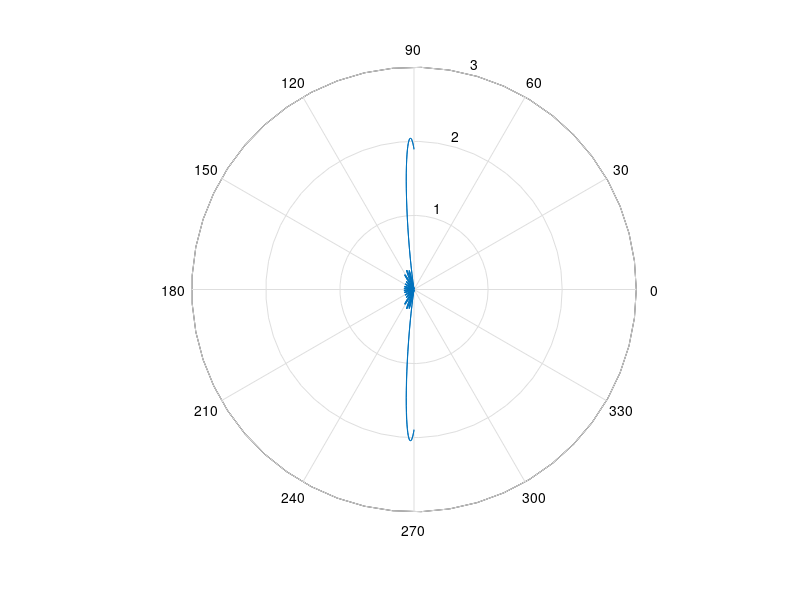
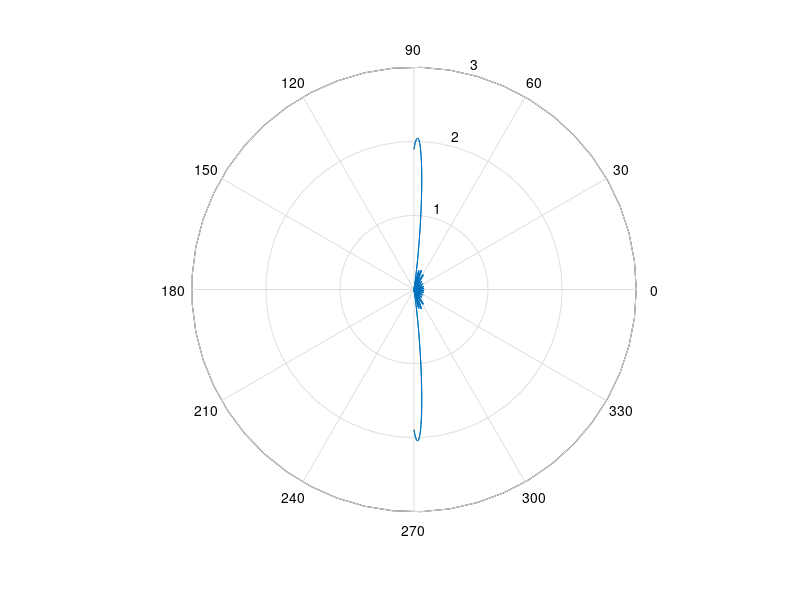

MATLAB code for these plots, in order: (Note: this script raises an error after producing the figures.)
%% Antenna and radio sources project %% 
% Sergio Cuevas del Valle, Brandon Escamilla, MiSE 2021 

%% Conformal array design %% 
% This file introduces an optimization problem to design a conformal antenna array form by wires. Specifically, several 
% analytical solutions are introduced. 

%% Constant continuous array of non-radiative sources 
% % Directivity domain
% % theta = -pi/2:1e-2:pi/2; 
% % phi = theta; 
% % thetad = 0;
% 
% Wire characteristics
I = 1; 
c = 3e8; 
f = 20e9; 
lambda = c/f; 
l = 1e-1; 

% % Parallell to the x axis 
% % alpha = 1-sin(theta).^2; 
% % Phi0 = 15*pi*(I*ds/lambda)^2*alpha; 
% % 
% % Space factor 
% % beta = 2*pi/lambda;
% % k = 0; 
% % S = 2*(abs(sin(0.5*l*(beta*cos(theta-thetad)-k))))./(beta*cos(theta-thetad)-k);
% % 
% % Radition intensity 
% % Phi = Phi0; 
% % 
% % for i = 1:length(Phi0)
% %     Phi(i) = S(i)*Phi0(i);
% % end
% % 
% % Results 
% % figure(1) 
% % plot(theta, Phi)
% % ylabel('Radiation pattern')
% % xlabel('Angular domain')
% % grid on; 

%% Rectangular array in the XZ plane, current paralell to the X axis
% Dimensions of the array 
a = 1e-1;                       % Maximum 1U surface dimensions
b = 1e-1; 

% Dimension length 
D = a/lambda; 

theta = -pi/2:1e-2:pi/2;

% Space factor ZX
phi = 0:1e-2:pi; 
F = sin(pi*a/lambda*sin(theta).*cos(phi)).^2;
F = F.*sin(pi*b/lambda*cos(theta)).^2;
F = F./(pi*a/lambda*sin(theta).*cos(phi)).^2;
F = F./(pi*b/lambda*cos(theta)).^2;
Phi_xz = (15*pi*a^2*I^2/lambda^2)*F.*(1-sin(theta).^2.*cos(phi).^2);

alpha = acos(sin(theta).*cos(phi));

Phi_xz = [Phi_xz Phi_xz];
alpha = [-flip(alpha) alpha];

figure(2) 
polar(alpha, sqrt(Phi_xz))
ylabel('Radiation pattern')
xlabel('Angular domain')
grid on;


% Space factor ZY
phi = -pi/2:1e-2:pi/2; 
alpha = acos(sin(theta).*sin(phi));
F = sin(pi*a/lambda*sin(theta).*sin(phi)).^2;
F = F.*sin(pi*b/lambda*cos(theta)).^2;
F = F./(pi*a/lambda*sin(theta).*sin(phi)).^2;
F = F./(pi*b/lambda*cos(theta)).^2;
Phi_yz = (15*pi*b^2*I^2/lambda^2)*F.*(1-sin(theta).^2.*sin(phi).^2);

Phi_yz = [Phi_yz Phi_yz];
alpha = [-flip(alpha) alpha];

figure(3)
polar(alpha, sqrt(Phi_yz))
ylabel('Radiation pattern')
xlabel('Angular domain')
grid on;

%% Array of rectangular arrays in the XZ and ZY planes 
% For the XZ plane 
l = 0.1; 
phi = 0:1e-2:pi; 
Phi_xz = 4*sin(pi*l/lambda*sin(theta).*cos(phi)).^2.*Phi_xz;

% For ZY planes 
l = 0.1; 
phi = -pi/2:1e-2:pi/2; 
Phi_yz = 4*sin(pi*l/lambda*sin(theta).*sin(phi)).^2.*Phi_yz;

figure(4) 
polar(alpha, sqrt(Phi_xz))
ylabel('Radiation pattern')
xlabel('Angular domain')
grid on;

figure(5) 
polar(alpha, sqrt(Phi_yz))
ylabel('Radiation pattern')
xlabel('Angular domain')
grid on;

% It is therefore a better option to avoid interaction between opposite
% surfaces, as directivity is lost. 

%% Single wire on an edge (parallel to the Z axis)
% Straigth wire in the Z direction and ZX plane
theta = -pi/2:1e-2:pi/2;
phi = 0:1e-2:pi; 
beta = 2*pi*b/lambda;
K = 0.999;
k = cos(pi/2*K)*beta; 

Phi_zx = 30*pi*I^2/lambda^2*((1-cos(beta*cos(theta)-k)*l)./(beta*cos(theta)-k).^2).*(cos(theta)).^2;
alpha = theta;

figure(6) 
polar(alpha, sqrt(Phi_zx))
ylabel('Radiation pattern')
xlabel('Angular domain')

% Straight wire in the Z direction and ZY plane
theta = -pi/2:1e-2:pi/2;
phi = pi/2:1e-2:-pi/2; 
beta = 2*pi*b/lambda;
K = 0.999;
k = cos(pi/2*K)*beta; 

Phi_zx = 30*pi*I^2/lambda^2*((1-cos(beta*cos(theta)-k)*l)./(beta*cos(theta)-k).^2).*(cos(theta)).^2;
alpha = theta;

figure(7) 
polar(alpha, sqrt(Phi_zx))
ylabel('Radiation pattern')
xlabel('Angular domain')

% This directly connects to the Fourier transform of the required radiation
% pattern 

%% Fourier transform approach. Array synthesis for a current distribution (wire) on a given surface
% Generate the double sided frequency response 
theta = -pi/2:1e-3:pi/2; 
L = length(theta);
n = 2^nextpow2(L);

f = pseudostep(theta, 0, 0.2);
plot(theta,f)

% The inverse transform is 
I = ifft(f,'symmetric');
i = fft(I,n);


%% Auxiliary functions
% Function to fake a step function continuously 
function [u] = pseudostep(phi, dphi, W)
    % Constants
    delta = 1e6;        % Saturation exponent 
    tol = 1e-4;         % Resolution tolerance

    % Preallocation of the step 
    u = zeros(length(phi),1); 

    % Compute the step of width W center at dphi as sigmoid function 
    for i = 1:length(phi)
        if (phi(i)-(dphi-W) > tol) && (phi(i)-(dphi+W) < tol)
            u(i) = 1/(1+exp(-delta*(dphi+W-phi(i))));
        end
    end
end

